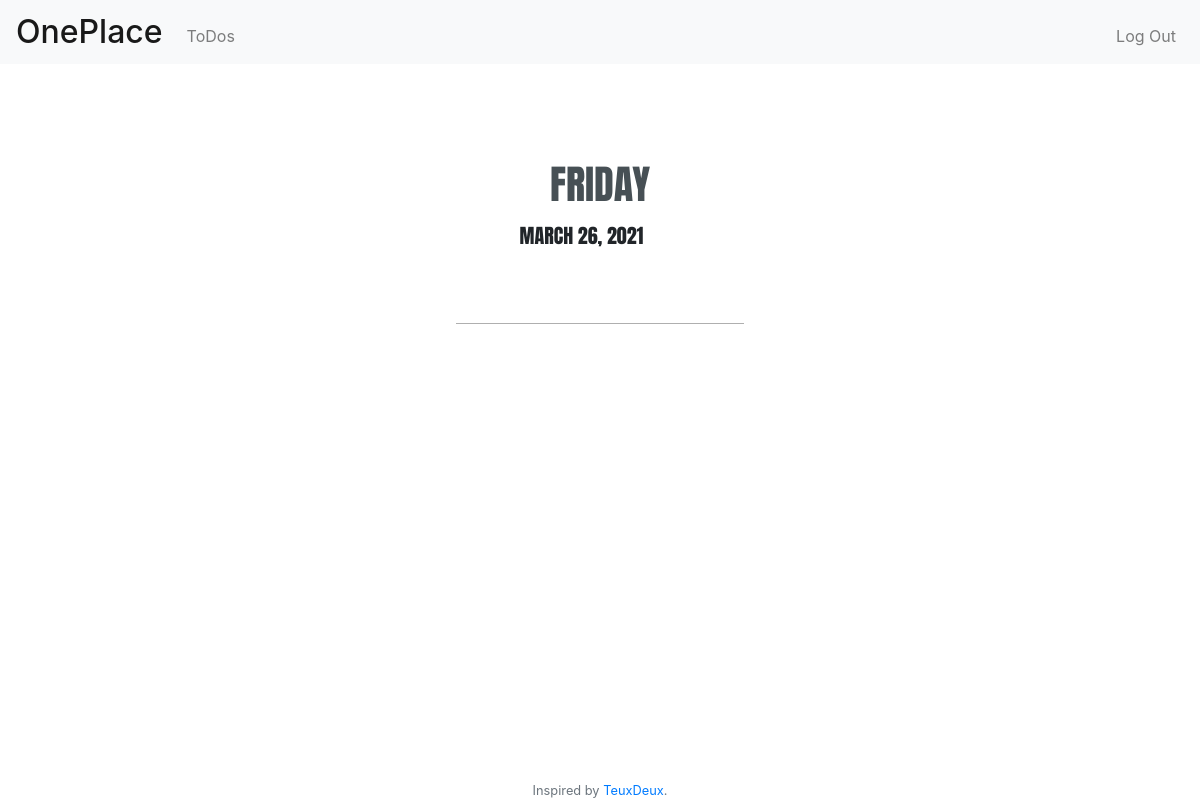
Page /2021-03-26 (signed in) on the earlier database version.
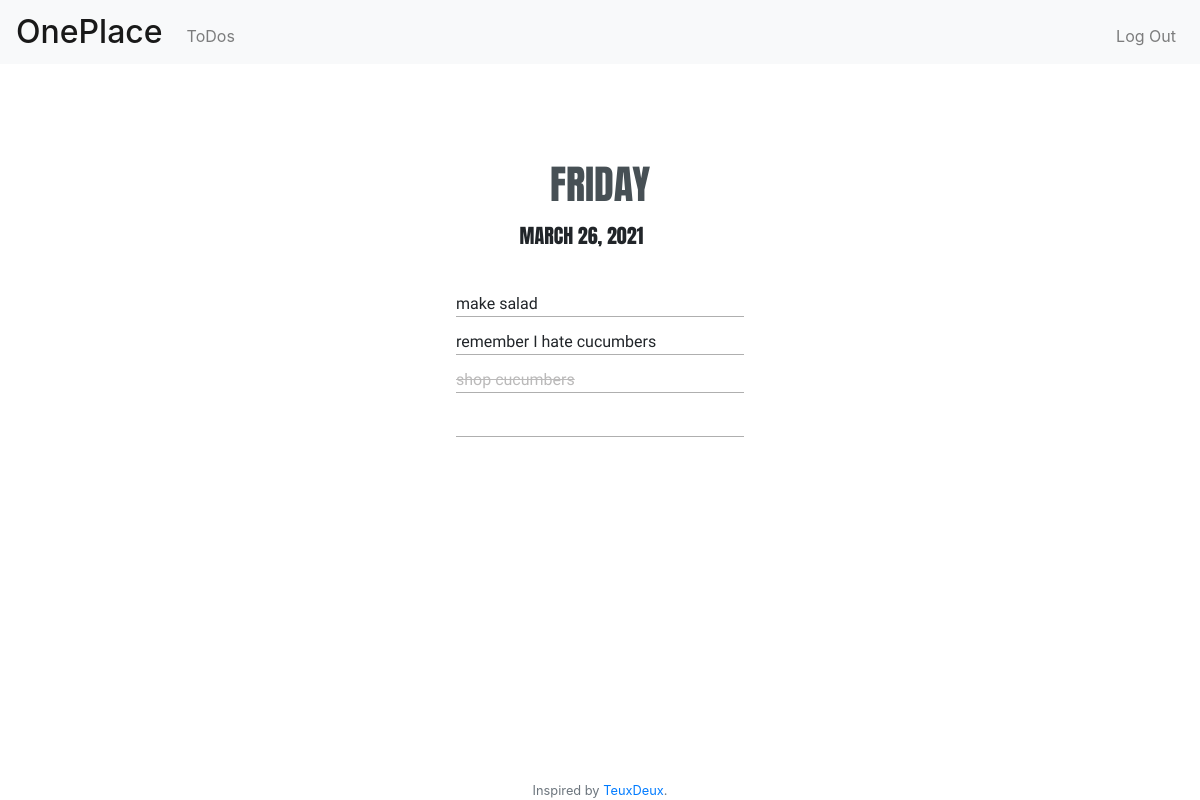
Same page on the later database version.
### application.py (models this page shows)
class Todos(db.Model):
    id = db.Column(db.Integer, primary_key=True)
    todo = db.Column(db.String(80), nullable=False)
    date = db.Column(db.Date, nullable=False,
        default=datetime.now().date())
    done = db.Column(db.Boolean)
    user_id = db.Column(db.Integer, db.ForeignKey('users.id'),
        nullable=False)

### application.py (the view)
@app.route("/")
@app.route("/<date>")
@login_required
def home(date=now):
    user_id = session.get("user_id")
    date = datetime.strptime(date, '%Y-%m-%d').date()
    session["date"] = date
    if date == now:
        todos = Todos.query.filter_by(user_id=user_id, done=False).all()
        for todo in todos:
            if todo.date < date:
                todo.date = date
        db.session.commit()
    todo_list = Todos.query.filter_by(user_id=user_id, date=date).order_by(Todos.done).all()
    return render_template("home.html", todo_list=todo_list, date=date)

### helpers.py (called while the page is built)
def login_required(f):
    @wraps(f)
    def decorated_function(*args, **kwargs):
        if session.get("user_id") is None:
            return redirect("/welcome")
        return f(*args, **kwargs)
    return decorated_function

### templates/home.html (shortened to what this page needs)
{% extends "z_navbar.html" %}
{% block main %}
<div class="container-fluid d-flex flex-column align-items-center content">
  <p class="h1 sans-serif blue pb-2" id="day"></p>
  <div class="d-inline-flex align-items-baseline">
    <div class="bottom">
      <p class="h5 sans-serif top" id="date-f" onclick="calendar()"></p>
      <form onchange="window.location = '/' + date.value; return false;" class="top">
      </form>
    </div>
  </div>
  <div class="d-inline-flex flex-column align-items-center pt-4">
    {% for todo in todo_list %}
    <div class="d-inline-flex justify-content-between list-row" id="row">
      <a class="nostyle {{'checked' if todo['done']}} serif" href="/check/{{ todo.id }}/{{ date }}">{{ todo.todo }}</a>
    </div>
    {% endfor %}
  </div>
  <form action="/add" method="post">
    <input class="form-control-plaintext list-row serif" type="text" name="todo" autofocus>
  </form>
</div>
{% endblock %}

### templates/z_navbar.html (shortened to what this page needs)
{% extends "z_base.html" %}
{% block navbar %}
<nav class="navbar navbar-expand-md navbar-light bg-light fixed-top">
  <a class="navbar-brand" href="/"><span
      class="h2 phone">OnePlace</span></a>
  <div class="collapse navbar-collapse" id="collapsibleNavbar">
    {% if session.user_id %}
    <ul class="navbar-nav mr-auto mt-2">
      <li class="nav-item">
        <a class="nav-link" href="/today">ToDos</a>
      </li>
    </ul>
    <ul class="navbar-nav ml-auto mt-2">
      <li class="nav-item"><a class="nav-link" href="/welcome">Log
          Out</a></li>
    </ul>
    {% endif %}
  </div>
</nav>
{% endblock %}

### templates/z_base.html (shortened to what this page needs)
<!DOCTYPE html>
<html lang="en">
<head>
  <link rel="stylesheet"
    href="https://cdn.jsdelivr.net/npm/bootstrap@4.6.0/dist/css/bootstrap.min.css"
>
  <link href="{{ url_for('static', filename='css/style.css') }}"
    rel="stylesheet">
  <link rel="stylesheet"
    href="https://cdn.jsdelivr.net/npm/bootstrap-icons@1.4.0/font/bootstrap-icons.css">
</head>
<body>
  {% block navbar %}{% endblock %}
  <main>
    {% block main %}{% endblock %}
  </main>
  <footer class="small text-center text-muted fixed-bottom">
    Inspired by <a href="https://teuxdeux.com/"
      target="_blank">TeuxDeux</a>.
  </footer>
</body>
</html>

### static/css/style.css (style rules this page uses)
.serif { font-family: 'Shippori Mincho', serif; }
.sans-serif { font-family: 'Anton', sans-serif; }
.blue { color: rgb(71, 80, 85); }
.content { position: absolute; top: 160px; }
.list-row { border-bottom: .5px solid rgb(175, 175, 175); width: 18rem; outline: none; }
div > .list-row { margin-bottom: .4rem; margin-top: .4rem; }
a.nostyle:link, a.nostyle:visited { text-decoration: inherit; color: inherit; }
.checked { text-decoration: line-through !important; color: rgb(187, 186, 186) !important; }
#row { transition: transform .3s ease-out .05s,-webkit-transform .3s ease-out .05s; }
.bottom { grid-template-columns: 1fr; display: grid; }
.top { grid-area: 1 / 1; border: 0; background: white; }
#date-f { z-index: 9; cursor: pointer; }

Differences in the rows shown:
added Todos: todo "make salad"
added Todos: todo "remember I hate cucumbers"
added Todos: todo "shop cucumbers", done True (drawn)
